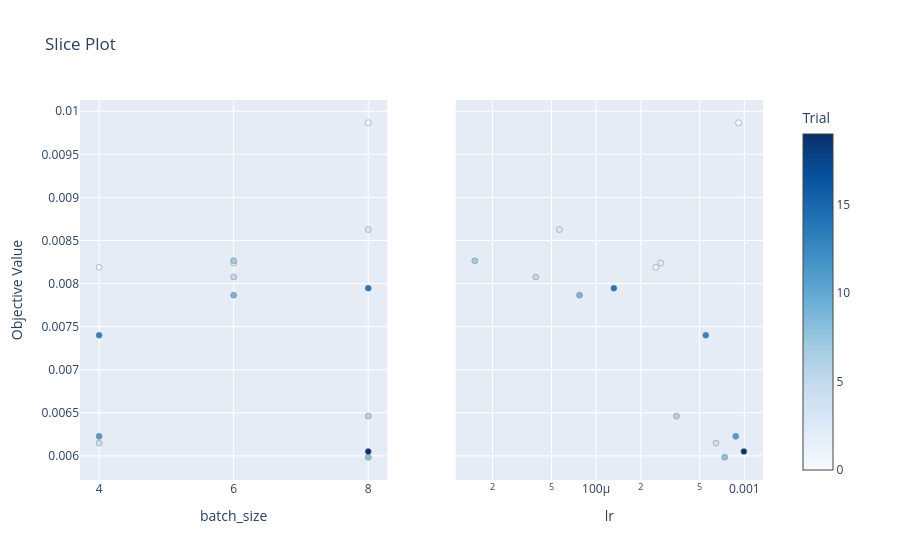

Source (notebook cell):
### Code cell
import optuna.visualization as vis

vis.plot_optimization_history(study)
vis.plot_param_importances(study)
vis.plot_slice(study)

### Figure 1 — Plotly figure (JSON) as saved in the notebook; plotly's stock layout.template omitted (floating-point values rounded to 4 significant figures)
{"data": [{"marker": {"color": [0, 1, 2, 3, 4, 5, 6, 7, 8, 9, 11, 13, 14, 19], "colorbar": {"title": {"text": "Trial"}, "x": 1, "xpad": 40}, "colorscale": [[0, "rgb(247,251,255)"], [0.125, "rgb(222,235,247)"], [0.25, "rgb(198,219,239)"], [0.375, "rgb(158,202,225)"], [0.5, "rgb(107,174,214)"], [0.625, "rgb(66,146,198)"], [0.75, "rgb(33,113,181)"], [0.875, "rgb(8,81,156)"], [1, "rgb(8,48,107)"]], "line": {"color": "Grey", "width": 0.5}, "showscale": true}, "mode": "markers", "name": "Feasible Trial", "showlegend": false, "type": "scatter", "x": [8, 4, 6, 8, 4, 6, 8, 6, 8, 6, 4, 4, 8, 8], "xaxis": "x", "y": [0.009866, 0.008188, 0.008238, 0.008627, 0.006148, 0.008076, 0.006461, 0.008264, 0.005984, 0.007865, 0.006226, 0.0074, 0.007947, 0.006051], "yaxis": "y"}, {"marker": {"color": [0, 1, 2, 3, 4, 5, 6, 7, 8, 9, 11, 13, 14, 19], "colorbar": {"title": {"text": "Trial"}, "x": 1, "xpad": 40}, "colorscale": [[0, "rgb(247,251,255)"], [0.125, "rgb(222,235,247)"], [0.25, "rgb(198,219,239)"], [0.375, "rgb(158,202,225)"], [0.5, "rgb(107,174,214)"], [0.625, "rgb(66,146,198)"], [0.75, "rgb(33,113,181)"], [0.875, "rgb(8,81,156)"], [1, "rgb(8,48,107)"]], "line": {"color": "Grey", "width": 0.5}, "showscale": false}, "mode": "markers", "name": "Feasible Trial", "showlegend": false, "type": "scatter", "x": [0.0009151, 0.0002531, 0.0002733, 5.647e-05, 0.0006434, 3.915e-05, 0.0003484, 1.517e-05, 0.0007373, 7.727e-05, 0.000876, 0.0005493, 0.0001317, 0.0009934], "xaxis": "x2", "y": [0.009866, 0.008188, 0.008238, 0.008627, 0.006148, 0.008076, 0.006461, 0.008264, 0.005984, 0.007865, 0.006226, 0.0074, 0.007947, 0.006051], "yaxis": "y2"}], "layout": {"title": {"text": "Slice Plot"}, "xaxis": {"anchor": "y", "categoryarray": [4, 6, 8], "categoryorder": "array", "domain": [0, 0.45], "title": {"text": "batch_size"}, "type": "category"}, "xaxis2": {"anchor": "y2", "domain": [0.55, 1], "title": {"text": "lr"}, "type": "log"}, "yaxis": {"anchor": "x", "domain": [0, 1], "title": {"text": "Objective Value"}}, "yaxis2": {"anchor": "x2", "domain": [0, 1], "matches": "y", "showticklabels": false}}}
